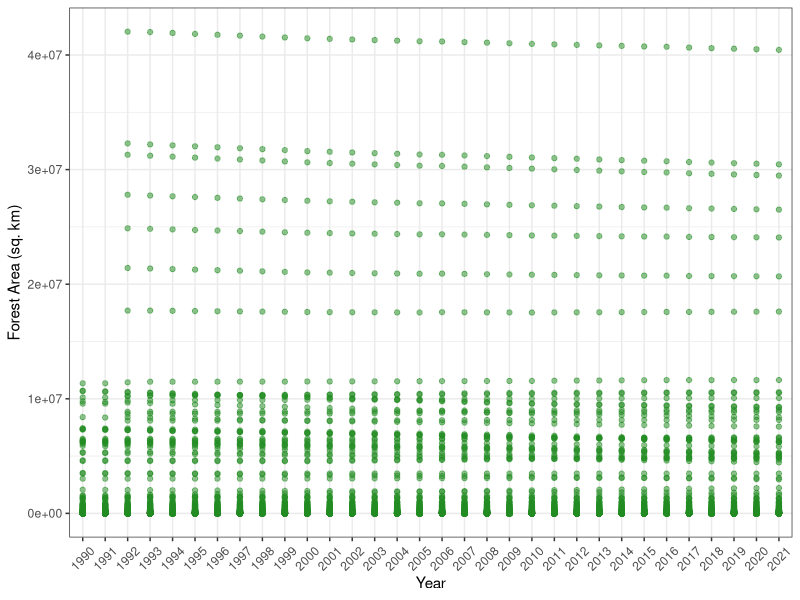

The R script that drew this image:
## ---- chunk 1
knitr::opts_chunk$set(echo = TRUE)
## ---- chunk 2
library(tidyverse)
## ---- chunk 3
forest <- read_csv("forest_per_country.csv", skip = 4, col_names = TRUE)
## ---- chunk 4
# a
forest <- forest %>% 
  pivot_longer(`1990`:`2022`, names_to = "Year", values_to = "ForestArea_sqkm")
forest

# b.
forest <- forest %>% 
  drop_na(ForestArea_sqkm)
forest
  
# c
ggplot(forest, aes(Year, ForestArea_sqkm)) +
  geom_point(alpha = 0.5, color = "forestgreen") +
  labs(x = "Year",
       y = "Forest Area (sq. km)") +
  theme_bw() +
  theme(axis.text.x = element_text(angle = 45, vjust = 0.5))
## ---- chunk 5
oecd <- read_csv("oecd_annual_data.csv", skip = 4, col_names = TRUE)
head(oecd)
## ---- chunk 6
#a
oecd <- oecd %>% 
  fill(OECD_member)

#b
oecd <- oecd %>% 
  pivot_longer(`2000`:`2022`, names_to = "Year", values_to = "MarineProtectedArea_sqkm")
## ---- chunk 7
rodents <- read_csv("capture_data.csv")
## ---- chunk 8
#a
rodents <- rodents %>% 
  rename(TrapID = `Trap ID`, Status = `Status (R/N)`, TotalWeight = `Total Weight`,
         BagWeight = `Bag weight`, AnimalWeight = `Animal Weight`, 
         HindfoodLength = `Hind foot length`, TailLength = `Tail length`,
         HairSample = `Hair sample (Y/N)`, Position = `Position (R/L)`)

#b 
rodents <- rodents %>% 
  fill(Site)

#c
rodents <- rodents %>% 
  mutate(Species = replace(Species, Species == "SIOC?", "SIOC"),
         Species = replace(Species, Species == "DIME?", "DIME"))

#d
rodents <- rodents %>% 
  mutate(TailLength = replace(TailLength, TailLength == "~15.5", "15.5"))

#e
rodents <- rodents %>% 
  mutate(HairSample = na_if(HairSample, "?"),
         Position = na_if(Position, "?"))

## ---- chunk 9
veg <- read_csv("microsite_grouped_veg.csv")

#a
veg <- veg %>% 
  rename(RecordID = `...1`, TrapID = `Trap Location`, DistancetoVeg_m = `Distance to Vegetation (m)`,
         VegetationType = `Type of Vegetation`, PercentCover = `Percent Veg Cover`, DistancetoWater_m = `Distance to Water (m)`)

#b
veg <- veg %>% 
  select(Site, TrapID, Grouped_Veg)

#c
inner_join(rodents, veg)
## ---- chunk 10
#a
rodents <- rodents %>% 
  separate(Date, into = c("Year", "Month", "Day"), sep = "-")
rodents

#b
rodents <- rodents %>% 
  unite("Date", Year:Day, sep = "-")
rodents

#c
sp_by_site <- rodents %>% 
  group_by(Site, Species) %>% 
  summarize(Count = n())
sp_by_site

#d
sp_by_site %>% 
  pivot_wider(names_from = Species,
              values_from = Count,
              values_fill = 0)
## ---- chunk 11
mammals <- data.frame(site = c(1,1,2,3,3,3), 
                      taxon = c('Suncus etruscus', 'Sorex cinereus', 
                                'Myotis nigricans', 'Notiosorex crawfordi', 
                                'Suncus etruscus', 'Myotis nigricans'),
                      density = c(6.2, 5.2, 11.0, 1.2, 9.4, 9.6),
                      mass = c(4.2, 5, 9.1, 8.6, 4.1, 8.7))
## ---- chunk 12
mammals <- mammals %>% 
  separate(taxon, c("genus", "species"), sep = " ")

mammals <- mammals %>% 
  pivot_longer(density:mass, names_to = "measurement", values_to = "value")

mammals <- mammals %>% 
  unite("taxon", genus, species, sep = " ")

mammals <- mammals %>% 
  pivot_wider(names_from = measurement, values_from = value)
